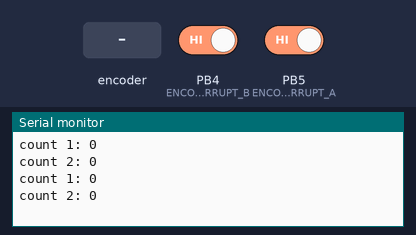
Recording of a program running on a simulated STM32 Blue Pill. Shown: the last lines printed to the serial monitor. The inputs (shaded band) are chosen by the test bench; at power-on: PB4 (ENCODER_INTERRUPT_B) HIGH, PB5 (ENCODER_INTERRUPT_A) HIGH.

Above: at 1.2 s.
1.3 s: rotary encoder on PB5 (ENCODER_INTERRUPT_A) / PB4 (ENCODER_INTERRUPT_B) turned 1 step (first pin leading)
At 1.9 s:
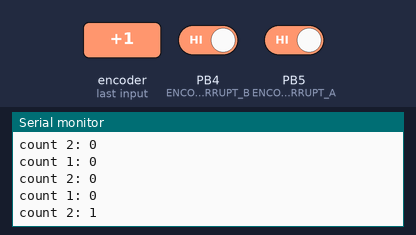
3.0 s: rotary encoder on PB5 (ENCODER_INTERRUPT_A) / PB4 (ENCODER_INTERRUPT_B) turned 1 step (first pin leading)
At 3.9 s:
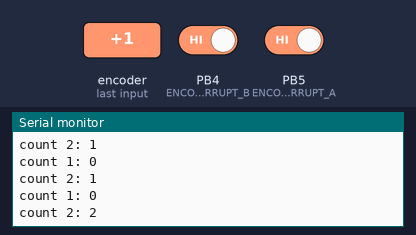
Timing chart, 0 to 6.0 s (numbered marks = the images above; inputs shaded):
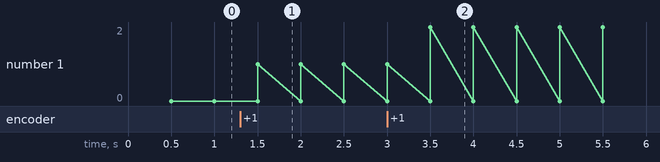

Measured:
- after the input at 1.3 s, the serial monitor: prints a new line after 0.20 s (image 1)
- after the input at 3.0 s, the serial monitor: prints a new line after 0.50 s (image 2)

The program:

main.cpp
```cpp
//tutorial for encoder: https://www.allaboutcircuits.com/projects/how-to-use-a-rotary-encoder-in-a-mcu-based-project/?fbclid=IwAR1_uDce2J0UY5P6BcJp9nlTlienbqXadg3PnvAUFhWhTY7fyU5AdoxpciU/
#include <Arduino.h>

#define PIN_INTERRUPT PB3
#define ENCODER_INTERRUPT_A PB5 // left side pin
#define ENCODER_INTERRUPT_B PB4 // right side of pin

// #define DEBOUNCE_TIME 5 // ms

void interrupt_handle();
void encoder_interrupt_handle();
// void encoder_interrupt_handle_rising();
// void encoder_interrupt_handle_falling();

// volatile int rotation_count = 0;
volatile byte seqA = 0;
volatile byte seqB = 0;
volatile byte cnt1 = 0;
volatile byte cnt2 = 0;

// volatile int plus = 0;
// volatile int minus = 0;

// uint32_t last_encoder_interrupt_rising = 0;
// uint32_t last_encoder_interrupt_falling = 0;

void setup() {
  // put your setup code here, to run once:
  Serial.begin(9600);
  // collision interrupt
  // pinMode(PIN_INTERRUPT, INPUT);
  // attachInterrupt(digitalPinToInterrupt(PIN_INTERRUPT), interrupt_handle, FALLING);

  // encoder interrupt
  pinMode(ENCODER_INTERRUPT_A, INPUT);
  pinMode(ENCODER_INTERRUPT_B, INPUT);
  attachInterrupt(digitalPinToInterrupt(ENCODER_INTERRUPT_A), encoder_interrupt_handle, CHANGE);
  attachInterrupt(digitalPinToInterrupt(ENCODER_INTERRUPT_B), encoder_interrupt_handle, CHANGE);
}

void loop() {
  // put your main code here, to run repeatedly:
  while(1) {

    delay(500);
    Serial.print("count 1: ");
    Serial.println(cnt1);
    Serial.print("count 2: ");
    Serial.println(cnt2);
    // Serial.print("Count: ");
    // Serial.println(rotation_count);
    // Serial.print("plus direction: ");
    // Serial.println(plus);
    // Serial.print("minus direction: ");
    // Serial.println(minus);
  }
}

void interrupt_handle()
{
  Serial.println("Hello world");
}

// void encoder_interrupt_handle_falling()
// {

//   bool direction = !digitalRead(ENCODER_CHECK);

//   if (direction) {
//     rotation_count++;
//     plus++;
//   } else {
//     rotation_count--;
//     minus++;
//   }
// }

// void encoder_interrupt_handle_rising()
// {
//   bool direction = digitalRead(ENCODER_CHECK);

//   if (direction) {
//     rotation_count++;
//     plus++;
//   } else {
//     rotation_count--;
//     minus++;
//   }
// }

void encoder_interrupt_handle()
{
  bool A_val = digitalRead(ENCODER_INTERRUPT_A);
  bool B_val = digitalRead(ENCODER_INTERRUPT_B);

  seqA <<= 1;
  seqA |= A_val;

  seqB <<= 1;
  seqB |= B_val;

  seqA &= 0b00001111;
  seqB &= 0b00001111;

  if (seqA == 0b00001001 && seqB == 0b00000011) {
    cnt1++;
  } else if (seqA == 0b00000011 && seqB == 0b00001001) {
    cnt2++;
  }
}
```
